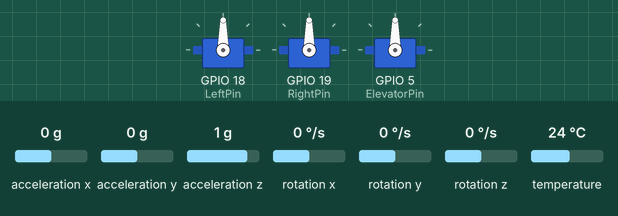
Simulated run of this sketch. Board: ESP32. Parts: 3 × servo. The test bench sets the inputs (shaded band); at power-on: acceleration x 0 g, acceleration z 1 g, acceleration y 0 g, rotation x 0 °/s, rotation y 0 °/s, rotation z 0 °/s, temperature 24 °C.

Above: at 1.2 s.
1.3 s: acceleration x set to -1.4 g
At 2.5 s:
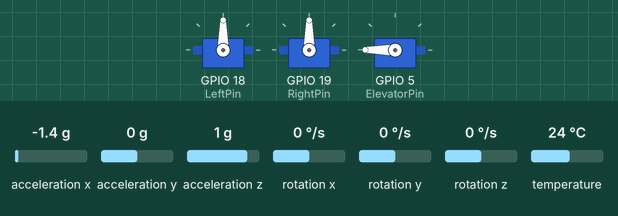
3.0 s: acceleration z set to 0 g
At 4.35 s:
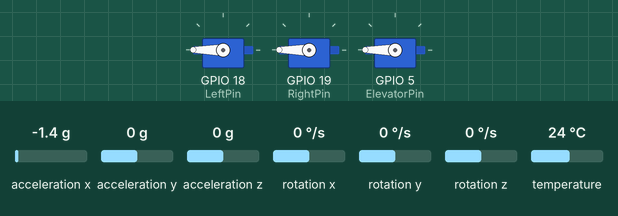
6.0 s: acceleration y set to -1.4 g
7.5 s: acceleration x set to -0.8 g
9.0 s: acceleration x set to -0.6 g
At 10.33 s:
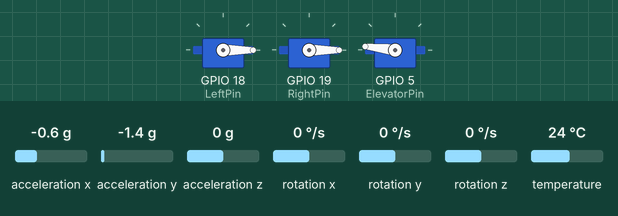
12.0 s: acceleration z set to -1.4 g
At 12.9 s:
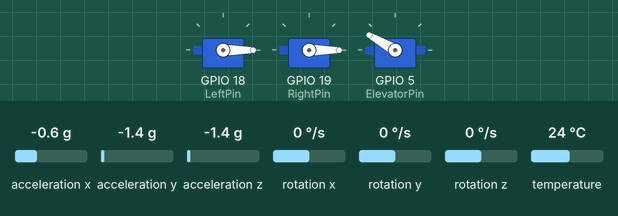
Timing chart, 0 to 15.0 s (numbered marks = the images above; inputs shaded):
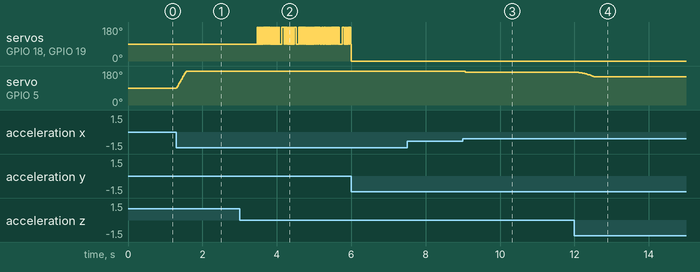

The sketch:

Airplane.ino
```cpp
//conectivity
#include <esp_now.h>//including libraries
#include <WiFi.h>


// gyro
#include <Adafruit_MPU6050.h>
#include <Adafruit_Sensor.h>
#include <MadgwickAHRS.h>
#include <Wire.h>

Adafruit_MPU6050 mpu;
Madgwick filter;

unsigned long lastUpdate = 0; // for timing
float deltaTime = 0.0;

float roll = 0.0, pitch = 0.0, yaw = 0.0; // varibals for rotation


// servos
#include <ESP32Servo.h>
Servo LeftAileron;  // all the varibals for the servos to be initilized
int LeftPos = 0;
int LeftPin = 18;
Servo RightAileron;
int RightPos = 0;
int RightPin = 19;
Servo Elevator;
int ElevatorPos = 0;
int ElevatorPin = 5;

// for timing and making sure we have know if we have recived a message
bool HaveWeRecivedMeasge = false;
int lastDoTime = 0;


float scaleValue(float); // declaing a function

struct JoystickData { // a structure so we can store varibals in one place and is how we get data in one message from the controler
  int rightX;
  int rightY;
  int leftX;
};

struct AileronAngles { // another structure just makes it easier to store data and clamp values later
    float leftAileron;
    float rightAileron;
};


int centerThresholdX = 1850; // these are the offsets since the joystick data might not be perfect
int centerThresholdY = 1850;
int deadZone = 50; // gets rid of small movments


float mapJoystickToServo(int value, int centerThreshold) { // this function will make the value we get from the joysticks 0-4095 be mapped to 0-180 instead so we can send it to the servos to move
    if (value > centerThreshold + deadZone) {
        return map(value, centerThreshold + deadZone, 4095, 90, 180); // checking the zone if it above the center value that we declared
    } else if (value < centerThreshold - deadZone) {
        return map(value, 0, centerThreshold - deadZone, 0, 90); // and if its smaller
    } else {
        return 90; // and if we are in between
    }
}


void onReceive(const esp_now_recv_info_t *info, const uint8_t *data, int dataLen) { // this is the function that is called when we recive a message from the other esp32
    HaveWeRecivedMeasge = true; // since we want to take over only when we get a message we will set this flag true so we only use the joystick data
    lastDoTime = millis(); // part of the timing so that the timeing resets on a new message, this shows up later in loop

    JoystickData receivedData; // initilizing the structure
    memcpy(&receivedData, data, sizeof(receivedData)); // copying the recived data into the structure to be used

    float elevatorAngle = mapJoystickToServo(receivedData.rightY, centerThresholdY); // this gets the angle needed for the elevator with the offset

    AileronAngles ailerons = {
        mapJoystickToServo(receivedData.rightX, centerThresholdX),       // Left aileron
        mapJoystickToServo(receivedData.rightX, centerThresholdX)         // this is extra since the way the sero is positioned on the wing it needs to go the same direction but originaly it needed to be inverted
    };

    Elevator.write(elevatorAngle); // these all move the servos to the new angle
    LeftAileron.write(ailerons.leftAileron);
    RightAileron.write(ailerons.rightAileron);
}


void setup() { // all the setup
  Serial.begin(115200);

  WiFi.mode(WIFI_STA); // making sure both esp32's are on the same wifi type
  if (esp_now_init() != ESP_OK) { // checking if the esp-now is running right
    Serial.println("Error with ESP-NOW");
    return;
  }
  esp_now_register_recv_cb(onReceive); // leting esp-now know what function to call if we recive a message

  // gyro
  if (!mpu.begin()) { // confirms that we have the chip connected
    Serial.println("No MPU6050 chip");
    while (1) {
      delay(10);
    }
  }

  mpu.setGyroRange(MPU6050_RANGE_250_DEG); // setting up the gyro and all the settings to make it work best
  mpu.setAccelerometerRange(MPU6050_RANGE_2_G);
  mpu.setFilterBandwidth(MPU6050_BAND_260_HZ);
  filter.begin(50); // this is going to help with jitter

  LeftAileron.attach(LeftPin, 1000, 2000); // setting up all the servos
  RightAileron.attach(RightPin, 1000, 2000);
  Elevator.attach(ElevatorPin, 1000, 2000);
}


void loop() {
  if(millis() - lastDoTime >= 100){ // this is to check how long it has been since we recived a message
    HaveWeRecivedMeasge = false; // if it has been longer then 100ms then we can set the flag back to false so we can have the gyro take over insted of the joysticks
    lastDoTime  = millis();
  }

  if (!HaveWeRecivedMeasge){ // if we havent recived a message we want the servos to keep the plane level
    sensors_event_t accel, gyro, temp; // varibals for the data from the gyro to go into
    mpu.getEvent(&accel, &gyro, &temp); // actully get that data

    unsigned long currentTime = millis(); // this is for filtering and to get rid of jitteryness
    deltaTime = (currentTime - lastUpdate) / 1000.0;
    lastUpdate = currentTime;

    float gx = gyro.gyro.x; // Convert gyroscope data to radians/sec
    float gy = gyro.gyro.y;
    float gz = gyro.gyro.z;

    float ax = accel.acceleration.x;// Convert accelerometer data to g
    float ay = accel.acceleration.y;
    float az = accel.acceleration.z;

    filter.updateIMU(gx, gy, gz, ax, ay, az); //this is where we update the filter will all the information it needs

    pitch = filter.getPitch();  // Get filtered orientation in degrees
    roll = filter.getRoll();

    Elevator.write(scaleValue(pitch));    // Control servos based on pitch and roll
    AileronAngles ailerons = scaleAilerons(roll);
    LeftAileron.write(ailerons.leftAileron);
    RightAileron.write(ailerons.rightAileron);
  }
}

float scaleValue(float x) { // this changes the angle of the plane to 0-180 so that we can put it into the servos, we only are using the angle -25 to 25 if its more it will keep the servo at 0 or 180
    if (x >= 25) {
        return 180; // Clamp to 180
    } else if (x <= -25) {
        return 0; // Clamp to 0
    } else if (x >= 0 && x < 25) {
        // Scale 0 to 25 -> 90 to 180
        return 90 + ((x - 0) * (180 - 90)) / (25 - 0);
    } else { // x < 0 && x > -25
        // Scale -0 to -25 -> 90 to 0
        return 90 + ((x - 0) * (0 - 90)) / (-25 - 0);
    }
}

AileronAngles scaleAilerons(float roll) { // this is the structure where we set the angles to the variables
    AileronAngles angles;
    if (roll > 25) {
        angles.leftAileron = scaleValue(25);  // Clamp left to max down (25)
        angles.rightAileron = scaleValue(25); // Clamp right to max up (25)
    } else if (roll < -25) {
        angles.leftAileron = scaleValue(-25);  // Clamp left to max up (-25)
        angles.rightAileron = scaleValue(-25); // Clamp right to max down (-25)
    } else {
        // Scale roll values to servo angles
        angles.leftAileron = scaleValue(roll);
        angles.rightAileron = scaleValue(roll);
    }
    return angles;
}
```

Measured:
- the behaviour switches between -0.7 and -0.6 g on acceleration x (found by bisection; images 2 and 3)
- after the input at 1.3 s, servo on GPIO 5 (ElevatorPin): moves from 90° to 180° over 0.26 s, starting at once
- after the input at 7.5 s, every drawn part: stays the same
- after the input at 9.0 s, servo on GPIO 5 (ElevatorPin): 180° → 179° after 0.05 s, then moves between 173° and 179°, repeating every 0.12 s
